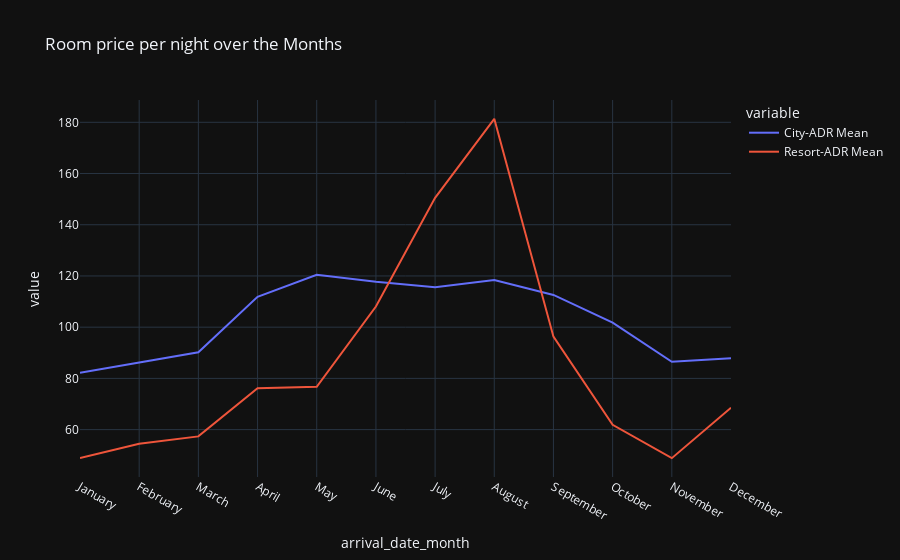

The code cell stored with this chart in its notebook:
### Code cell
import plotly.express as px

months_order = ['January', 'February', 'March', 'April', 'May', 'June', 'July', 'August', 'September', 'October', 'November', 'December']
merge_frame['arrival_date_month'] = pd.Categorical(merge_frame['arrival_date_month'], categories=months_order, ordered=True)

# Sort by the 'arrival_date_month' column
merge_frame_sorted = merge_frame.sort_values(by='arrival_date_month')
merge_frame_sorted

# plot(x1, y1, 'bo')
# plot(x2, y2, 'go')

px.line(merge_frame_sorted, x = 'arrival_date_month', y = ['City-ADR Mean','Resort-ADR Mean'],title = 'Room price per night over the Months', template = 'plotly_dark')

### Figure 1 — Plotly figure (JSON) as saved in the notebook; plotly's stock layout.template omitted (floating-point values rounded to 4 significant figures)
{"data": [{"hovertemplate": "variable=City-ADR Mean<br>arrival_date_month=%{x}<br>value=%{y}<extra></extra>", "legendgroup": "City-ADR Mean", "line": {"color": "#636efa", "dash": "solid"}, "marker": {"symbol": "circle"}, "mode": "lines", "name": "City-ADR Mean", "orientation": "v", "showlegend": true, "type": "scatter", "x": ["January", "February", "March", "April", "May", "June", "July", "August", "September", "October", "November", "December"], "xaxis": "x", "y": [82.16, 86.18, 90.17, 111.9, 120.4, 117.7, 115.6, 118.4, 112.6, 101.7, 86.5, 87.86], "yaxis": "y"}, {"hovertemplate": "variable=Resort-ADR Mean<br>arrival_date_month=%{x}<br>value=%{y}<extra></extra>", "legendgroup": "Resort-ADR Mean", "line": {"color": "#EF553B", "dash": "solid"}, "marker": {"symbol": "circle"}, "mode": "lines", "name": "Resort-ADR Mean", "orientation": "v", "showlegend": true, "type": "scatter", "x": ["January", "February", "March", "April", "May", "June", "July", "August", "September", "October", "November", "December"], "xaxis": "x", "y": [48.94, 54.47, 57.36, 76.18, 76.73, 108.1, 150.5, 181.3, 96.29, 61.88, 48.86, 68.54], "yaxis": "y"}], "layout": {"legend": {"title": {"text": "variable"}, "tracegroupgap": 0}, "title": {"text": "Room price per night over the Months"}, "xaxis": {"anchor": "y", "domain": [0, 1], "title": {"text": "arrival_date_month"}}, "yaxis": {"anchor": "x", "domain": [0, 1], "title": {"text": "value"}}}}
